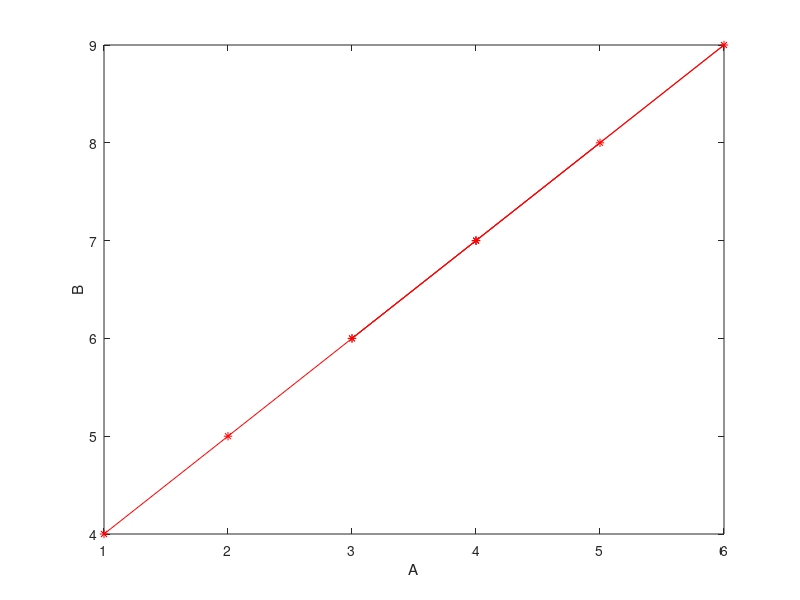

This figure's MATLAB source: (Note: this script raises an error after producing the figure.)
%% Arrays and Matrices
A = [1 2 3 4 6 4 3 4 5];
B = A + 3

plot(A, 'r*-')
plot(B, 'ko-')

plot(A, B, 'r*-')
xlabel('A')
ylabel('B')

A = [1 2 0 7; 2 5 -1 6; 4 10 -1 8]

B = A'

C = [3 1; 5 2; 6 8; 1 7]

D = A*C

E = A.*B'

F = A.^2

%% Image Processing
fpimg = imread('IMAGES_Biometrics/Fingerprint/fingerprint1.tif');
size(fpimg)
imshow(fpimg, []);

log_filter = fspecial('log')
log_output = imfilter(fpimg, log_filter);
imshow(log_output, [])

fpimg_prewitt = edge(fpimg, 'prewitt');
fpimg_prewitt_horz = edge(fpimg, 'prewitt', 'horizontal');
fpimg_prewitt_vert = edge(fpimg, 'prewitt', 'vertical');

figure;
imshowpair(fpimg, fpimg_prewitt_horz, 'montage'); title('Horizontal Edge Image');
figure;
imshowpair(fpimg, fpimg_prewitt_vert, 'montage'); title('Vertical Edge Image');

fused_edges = imfuse(fpimg_prewitt_horz, fpimg_prewitt_vert);
figure;
imshowpair(fpimg, fused_edges, 'montage'); title('Fused Edge Image')

%% Lab 01 II
figure;
imshow(fpimg, [])

avg_filter = fspecial('average')
avg_output = imfilter(fpimg, avg_filter);
figure;
imshow(avg_output, [])

lap_filter = fspecial('laplacian')
lap_output = imfilter(fpimg, lap_filter);
figure;
imshow(lap_output, [])

mot_filter = fspecial('motion')
mot_output = imfilter(fpimg, mot_filter);
figure;
imshow(mot_output, [])

pre_filter = fspecial('prewitt')
pre_output = imfilter(fpimg, pre_filter);
figure;
imshow(pre_output, [])

sob_filter = fspecial('sobel')
sob_output = imfilter(fpimg, sob_filter);
figure;
imshow(sob_output, [])

uns_filter = fspecial('unsharp')
uns_output = imfilter(fpimg, uns_filter);
figure;
imshow(uns_output, [])

gau_filter = fspecial('gaussian')
gau_output = imfilter(fpimg, gau_filter);
figure;
imshow(gau_output, [])